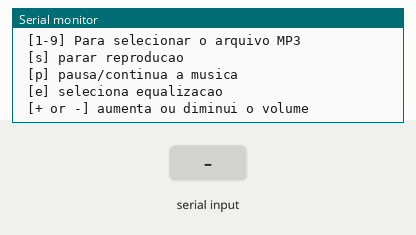
Simulated run of this sketch. Board: Arduino Uno, built with avr-gcc and run on an emulated ATmega328P. Shown: the last lines printed to the serial monitor. The test bench sets the inputs (shaded band). The audio player accepts every command and is not drawn.

Above: at 1.7 s.
1.8 s: "+\n" received over Serial
At 2.8 s:
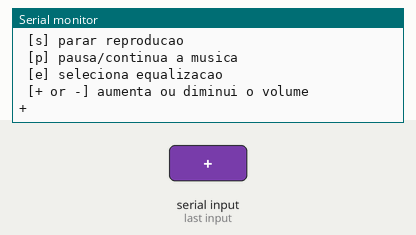
3.3 s: byte 115 ('s') received over Serial
At 3.8 s:
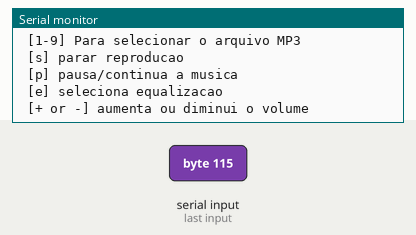
4.8 s: byte 112 ('p') received over Serial
6.3 s: byte 101 ('e') received over Serial
7.8 s: "90,45\n" received over Serial
At 9.1 s:
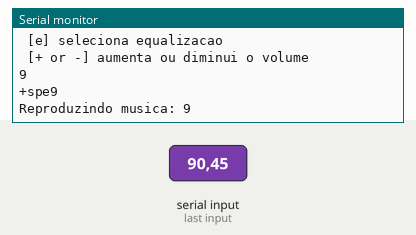
18.3 s: "s90\n" received over Serial
At 22.15 s:
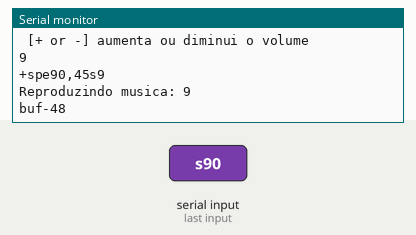
Timing chart, 0 to 22.3 s (numbered marks = the images above; inputs shaded):
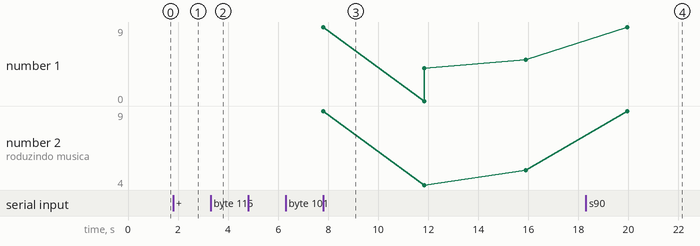

Measured:
- after the input at 1.8 s, the serial monitor: prints a new line at once (image 1)
- after the input at 3.3 s, the serial monitor: prints a new line at once (image 2)
- after the input at 7.8 s, the serial monitor: prints a new line at once (image 3)
- after the input at 18.3 s, the serial monitor: prints a new line after 1.6 s (image 4)
- plotted number 1: 5 → 9 after the input at 18.3 s
- plotted number 2: 5 → 9 after the input at 18.3 s

The sketch:

projeto1405.ino
```cpp
#include "Arduino.h"
#include "SoftwareSerial.h"
#include "DFRobotDFPlayerMini.h"
//Inicia a serial por software nos pinos 10 e 11
SoftwareSerial mySoftwareSerial(10, 11); // RX, TX
DFRobotDFPlayerMini myDFPlayer;
#define volumeMP3 30
char buf;
String conteudo = "";
int pausa = 0;
int equalizacao = 0;
void setup()
{
  //Comunicacao serial com o modulo
  mySoftwareSerial.begin(9600);
  //Inicializa a serial do Arduino
  Serial.begin(115200);
  //Verifica se o modulo esta respondendo e se o
  //cartao SD foi encontrado
  Serial.println();
  Serial.println(F("DFRobot DFPlayer Mini"));
  Serial.println(F("Inicializando modulo DFPlayer... (3~5 segundos)"));
  if (!myDFPlayer.begin(mySoftwareSerial))
  {
    Serial.println(F("Nao inicializado:"));
    Serial.println(F("1.Cheque as conexoes do DFPlayer Mini"));
    Serial.println(F("2.Insira um cartao SD"));
    while (true);
  }
  Serial.println();
  Serial.println(F("Modulo DFPlayer Mini inicializado!"));
  //Definicoes iniciais
  myDFPlayer.setTimeOut(500); //Timeout serial 500ms
  myDFPlayer.volume(10); //Volume 5
  myDFPlayer.EQ(0); //Equalizacao normal
  //Mostra o menu de comandos
  Serial.println();
  Serial.print("Numero de arquivos no cartao SD: ");
  Serial.println(myDFPlayer.readFileCounts(DFPLAYER_DEVICE_SD));
  menu_opcoes();
}

void loop()
{
  //Aguarda a entrada de dados pela serial
  while (Serial.available() > 0)
  {
    buf = Serial.read();
    Serial.println(buf);

    if (buf != '\n'){
      // Concatena valores
      conteudo.concat(buf);
    }
    Serial.println(conteudo);
    //Reproducao
    if (conteudo.toInt() == 10){
      Serial.print("Reproduzindo musica: ");
       Serial.println(conteudo);
      myDFPlayer.play(10);
    }
    if ((buf >= '1') && (buf <= '9'))
    {
      Serial.print("Reproduzindo musica: ");
      Serial.println(buf);
      delay(2000);
      buf = buf - 48;
       Serial.print("buf-48 ");
      Serial.println(buf);
      delay(2000);
      myDFPlayer.play(10);
      menu_opcoes();
    }

    //Parada
    if (buf == 's')
    {
      myDFPlayer.stop();
      Serial.println("Musica parada!");
      menu_opcoes();
    }

    //Pausa/Continua a musica
    if (buf == 'p')
    {
      pausa = !pausa;
      if (pausa == 0)
      {
        Serial.println("Continua musica...");
        myDFPlayer.start();
      }
      if (pausa == 1)
      {
        Serial.println("Musica pausada...");
        myDFPlayer.pause();
      }
      menu_opcoes();
    }

    //Seleciona equalizacao
    if (buf == 'e')
    {
      equalizacao++;
      if (equalizacao == 6)
      {
        equalizacao = 0;
      }
      myDFPlayer.EQ(equalizacao);
      Serial.print("Equalizacao: ");
      Serial.print(equalizacao);
      Serial.println(" (0 = Normal, 1 = Pop, 2 = Rock, 3 = Jazz, 4 = Classic, 5 = Bass)");
      menu_opcoes();
    }

    //Aumenta volume
    if (buf == '+')
    {
      myDFPlayer.volumeUp();
      Serial.print("Volume atual:");
      Serial.println(myDFPlayer.readVolume());
      menu_opcoes();
    }

    //Diminui volume
    if (buf == '-')
    {
      myDFPlayer.volumeDown();
      Serial.print("Volume atual:");
      Serial.println(myDFPlayer.readFileCounts());
    }
  }
}
void menu_opcoes()
{
  Serial.println();
  Serial.println(F("Comandos:"));
  Serial.println(F(" [1-9] Para selecionar o arquivo MP3"));
  Serial.println(F(" [s] parar reproducao"));
  Serial.println(F(" [p] pausa/continua a musica"));
  Serial.println(F(" [e] seleciona equalizacao"));
  Serial.println(F(" [+ or -] aumenta ou diminui o volume"));
  Serial.println();
}
```
